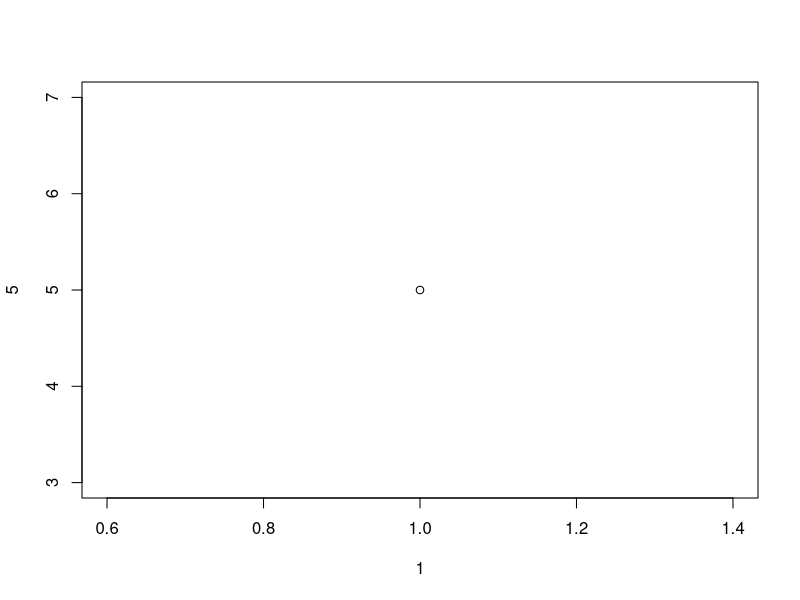
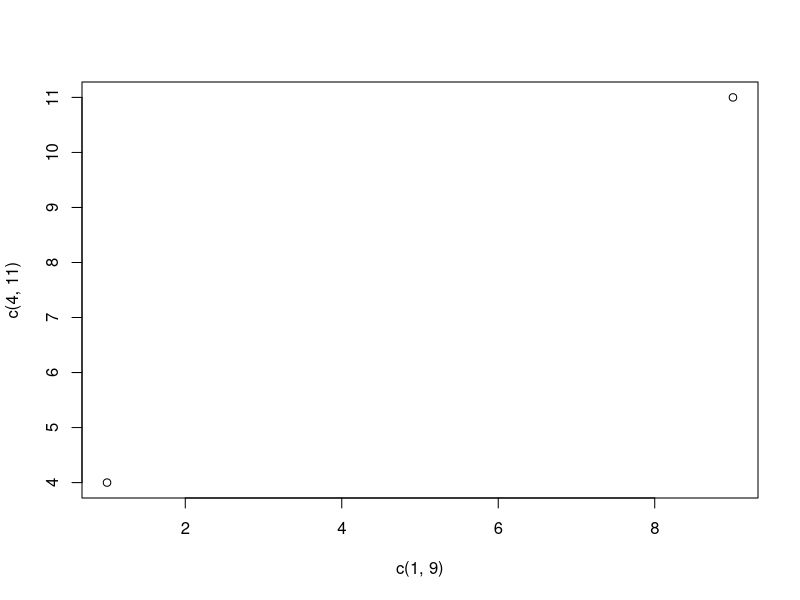
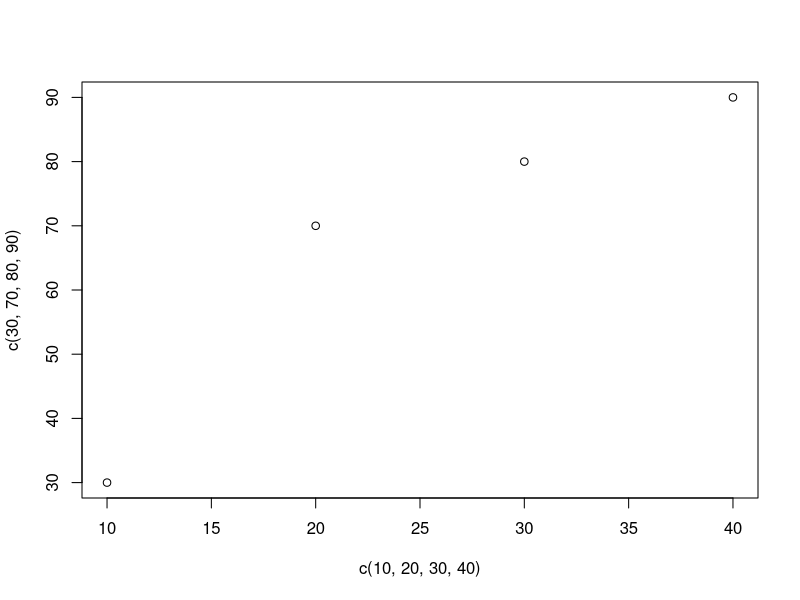
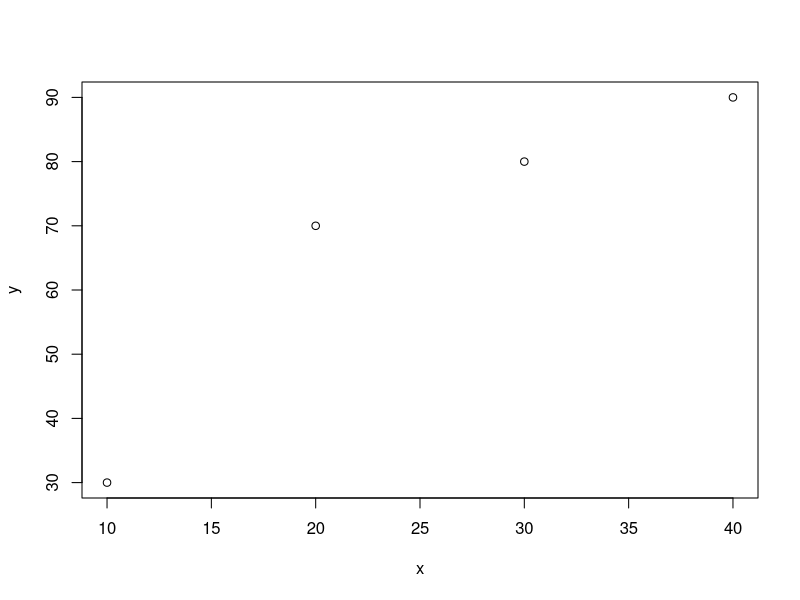
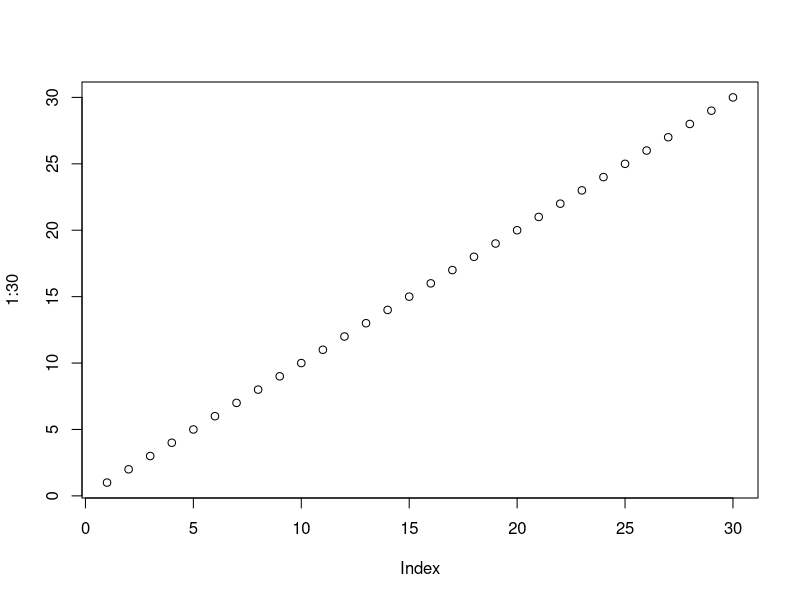
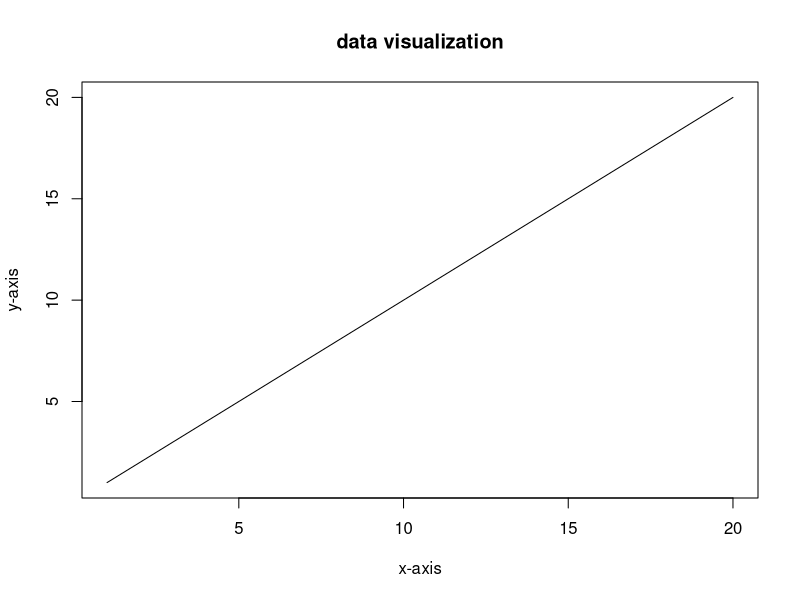
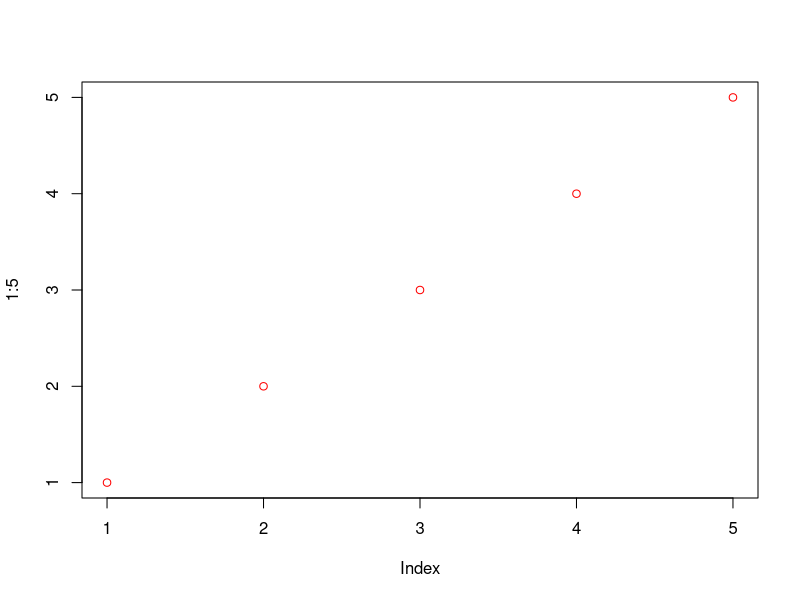
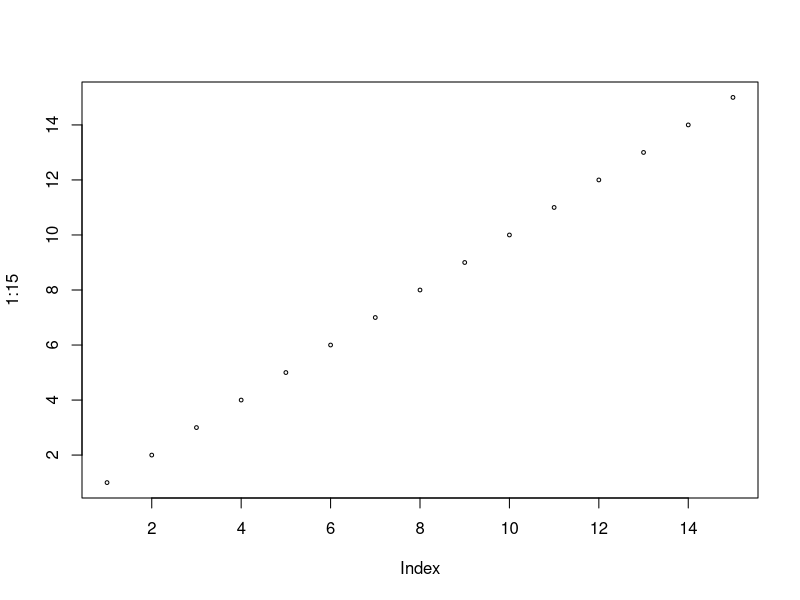

Source code (R) for these figures, in order:
# plotting

# draw one plot
plot(1,5)

# draw two points
plot(c(1,9), c(4,11))

# multiple points
plot(c(10,20,30,40), c(30,70,80,90))

#(another way) multiple points
x <- c(10,20,30,40)
y <- c(30,70,80,90)
plot(x,y)

#plot in sequence
plot(1:30)

# drawing line
plot(1:20, type = "l", main="data visualization",
     xlab = "x-axis", ylab = "y-axis")

# adding color
plot(1:5, col='red')

# point size
plot(1:15, cex=0.5) #50%

# point shape
plot(1:15, pch=17)
